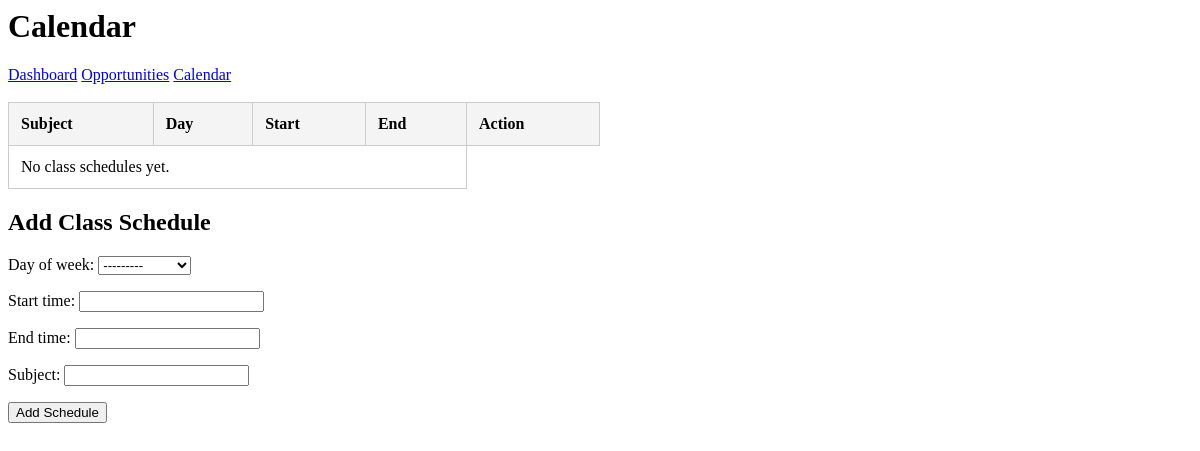
/student_calendar (signed in), run on an earlier commit of the app's database.
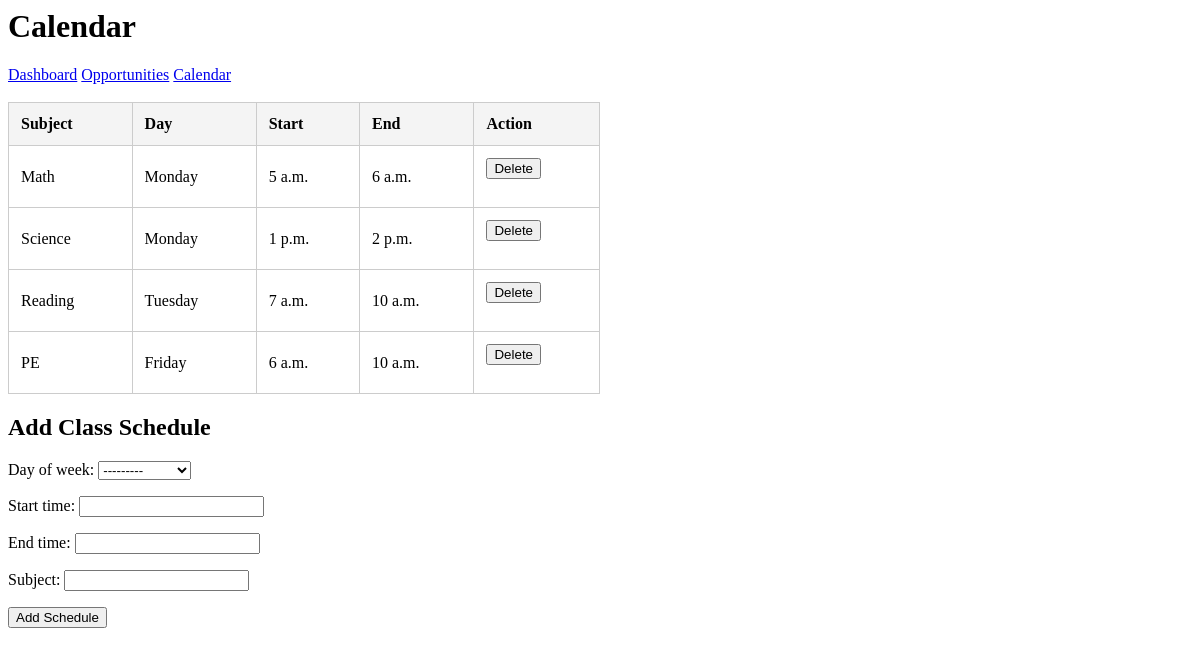
And on a later commit of the database.
### core/models.py (models this page shows, shortened)
class ClassSchedule(models.Model):
    student = models.ForeignKey(
        "StudentProfile", on_delete=models.CASCADE, related_name="class_schedules"
    )
    day_of_week = models.CharField(
        max_length=10,
        choices=[
            ("Monday", "Monday"),
            ("Tuesday", "Tuesday"),
            ("Wednesday", "Wednesday"),
            ("Thursday", "Thursday"),
            ("Friday", "Friday"),
            ("Saturday", "Saturday"),
            ("Sunday", "Sunday"),
        ],
    )
    start_time = models.TimeField()
    end_time = models.TimeField()
    subject = models.CharField(max_length=100)

### core/views.py (the view, shortened to what this page needs)
# urls.py: path("student_calendar", views.student_calendar, name="student_calendar"),
@login_required
def student_calendar(request):
    user = request.user
    try:
        student_profile = user.studentprofile
    except StudentProfile.DoesNotExist:
        student_profile = None
        return redirect("login_view")
    template = loader.get_template("core/student_calendar.html")
    form = ClassScheduleForm()
    WEEKDAY_ORDER = ["Monday", "Tuesday", "Wednesday", "Thursday", "Friday", "Saturday", "Sunday"]
    schedules = list(student_profile.class_schedules.all())
    schedules.sort(key=lambda s: WEEKDAY_ORDER.index(s.day_of_week))
    context = {"schedules": schedules, "form": form}
    return HttpResponse(template.render(context, request))

### core/models.py
class ClassScheduleForm(forms.ModelForm):
    class Meta:
        model = ClassSchedule
        fields = ["day_of_week", "start_time", "end_time", "subject"]

### core/templates/core/student_calendar.html (shortened to what this page needs)
<h1>Calendar</h1>
<a href="/student_dashboard">Dashboard</a>
<a href="/student_opportunities">Opportunities</a>
<a href="/student_calendar">Calendar</a>
<table>
  <tr>
    <th>Subject</th>
    <th>Day</th>
    <th>Start</th>
    <th>End</th>
    <th>Action</th>
  </tr>
  {% for schedule in schedules %}
  <tr>
    <td>{{ schedule.subject }}</td>
    <td>{{ schedule.day_of_week }}</td>
    <td>{{ schedule.start_time }}</td>
    <td>{{ schedule.end_time }}</td>
    <td>
      <form method="post">
        <button type="submit">Delete</button>
      </form>
    </td>
  </tr>
  {% empty %}
  <tr>
    <td colspan="4">No class schedules yet.</td>
  </tr>
  {% endfor %}
</table>
<h2>Add Class Schedule</h2>
<form method="post">
  {% csrf_token %} {{ form.as_p }}
  <button type="submit">Add Schedule</button>
</form>

### core/templates/core/student_calendar.html (style rules this page uses)
table { width: 50%; border-collapse: collapse; }
th, td { padding: 12px; border: 1px solid #ccc; text-align: left; }
th { background-color: #f4f4f4; }

What changed in the data, as far as the page shows it:
added ClassSchedule: subject "Math", day_of_week "Monday", start_time "5 a.m.", end_time "6 a.m."
added ClassSchedule: subject "Science", day_of_week "Monday", start_time "1 p.m.", end_time "2 p.m."
added ClassSchedule: subject "Reading", day_of_week "Tuesday", start_time "7 a.m.", end_time "10 a.m."
added ClassSchedule: subject "PE", day_of_week "Friday", start_time "6 a.m.", end_time "10 a.m."
Also different on the page:
text no longer shown: "No class schedules yet."
